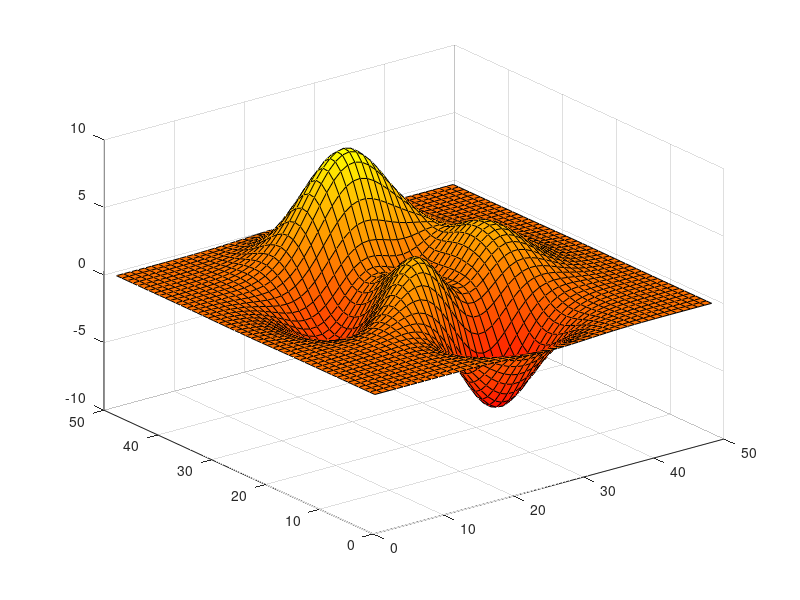

MATLAB code for this plot: (Note: this script raises an error after producing the figure.)
%=============================================================================
% Copyright (c) 2016-present Allan CORNET (Nelson)
%=============================================================================
% This file is part of the Nelson.
%=============================================================================
% LICENCE_BLOCK_BEGIN
% SPDX-License-Identifier: LGPL-3.0-or-later
% LICENCE_BLOCK_END
%=============================================================================
% <--ADV-CLI MODE-->
%=============================================================================
f = figure();
surf(peaks);
colormap('autumn');
r = f.ColorMap;
assert_isapprox(r(1:2, :), [1.0000, 0, 0; 1.0000, 0.0039, 0], 1e-4); 
%=============================================================================
